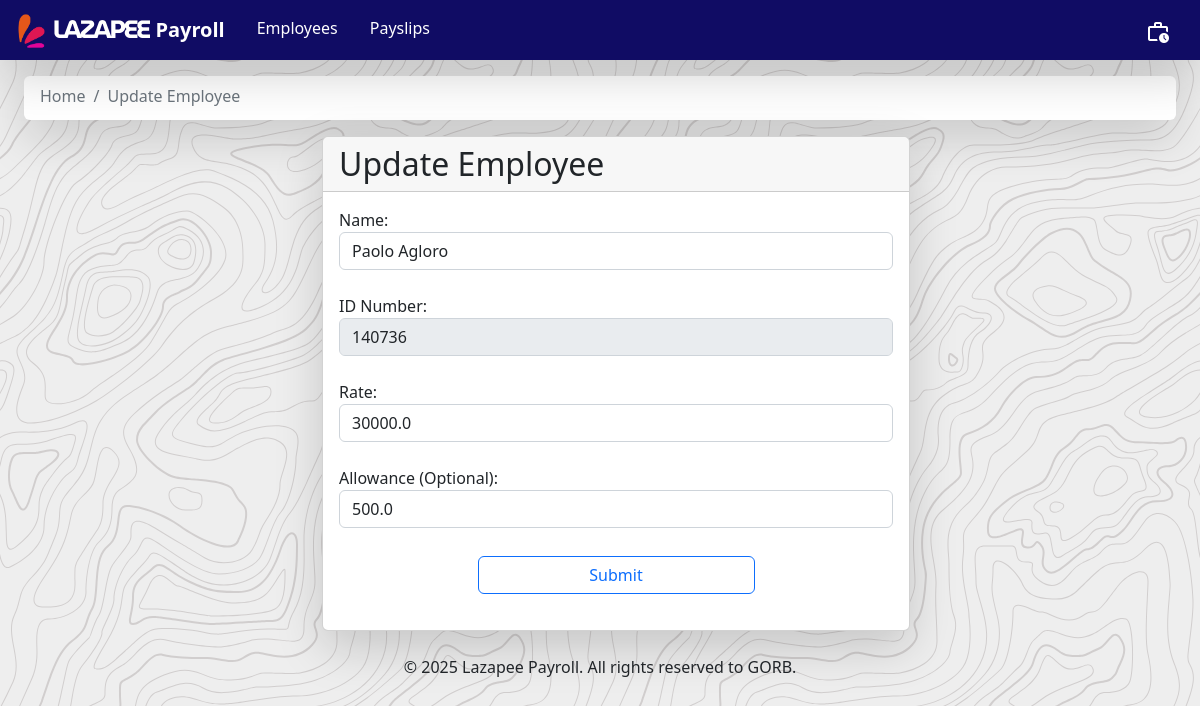
Page /update_employee/3 on the committed database.
### payroll_app/models.py (models this page shows, shortened)
class Employee(models.Model):
    name = models.CharField(max_length = 300)
    id_number = models.CharField(max_length = 300, unique = True)
    rate = models.FloatField()
    overtime_pay = models.FloatField(null=True)
    allowance = models.FloatField(null=True)
    def getName(self):
        return self.name
    def getID(self):
        return self.id_number
    def getRate(self):
        return self.rate
    def getAllowance(self):
        return self.allowance

### payroll_app/views.py (the view)
# urls.py: path('update_employee/<int:pk>', views.update_employee,  name='update_employee'),
def update_employee(request, pk):
    global history
    if (request.method=="POST"):
        button = request.POST.get("button")
        name = request.POST.get("name")
        rate = float(request.POST.get("rate"))
        allowance = request.POST.get("allowance")
        if button == "submit":
            Employee.objects.filter(pk=pk).update(name=name, rate=rate, allowance=allowance)
            request.session['message'] = "Employee details updated!"
            return redirect('employees')
    else:
        employee = get_object_or_404(Employee, pk=pk)
        return render(request, 'payroll_app/update_employee.html', {'employee':employee, 'history':history})

### payroll_app/templates/payroll_app/update_employee.html
{% extends 'payroll_app/base.html' %}
{% load static %}
    {% block directory %}
        <ol class="breadcrumb mb-1">
            <li class="breadcrumb-item">
                <a href="{% url 'employees' %}" class="text-secondary text-decoration-none">Home</a>
            </li>
            <li class="breadcrumb-item">
                <a class="text-secondary text-decoration-none">Update Employee</a>
            </li>
        </ol>
    {% endblock %}
    {% block content %}
    <div class="container-fluid d-flex justify-content-center m-3 w-100 div-animation">
        <div class="card w-50 shadow-lg">
            <h2 class="card-header">Update Employee</h2>
            <div class="card-body">
                <form class="form" method="POST"> {% csrf_token %}
                    <div class="form-group">
                        <label> Name: </label>
                        <input class="form-control mb-4" type="text" name="name" required value="{{ employee.getName }}">
                        <label> ID Number: </label>
                        <input class="form-control mb-4" type="number" name="id_number" value="{{ employee.getID }}" disabled>
                        <label> Rate: </label>
                        <input class="form-control mb-4" type="number" name="rate" required value="{{ employee.getRate }}">
                        <label> Allowance (Optional): </label>
                        <input class="form-control mb-4" type="number" name="allowance" value="{{ employee.getAllowance }}">
                        <div class="d-flex w-100 justify-content-center">
                            <button class="btn btn-outline-primary my-1 w-50" type="submit" name="button" value="submit">Submit</button>
                        </div>
                    </div>
                </form>
            </div>
        </div>
    </div>
    {% endblock %}

### payroll_app/templates/payroll_app/base.html (style rules this page uses)
.div-animation { animation: fade 0.4s ease-out; }

### rows in the picture
Employee: name "Paolo Agloro", id_number "140736", rate "30000.0", allowance "500.0"
